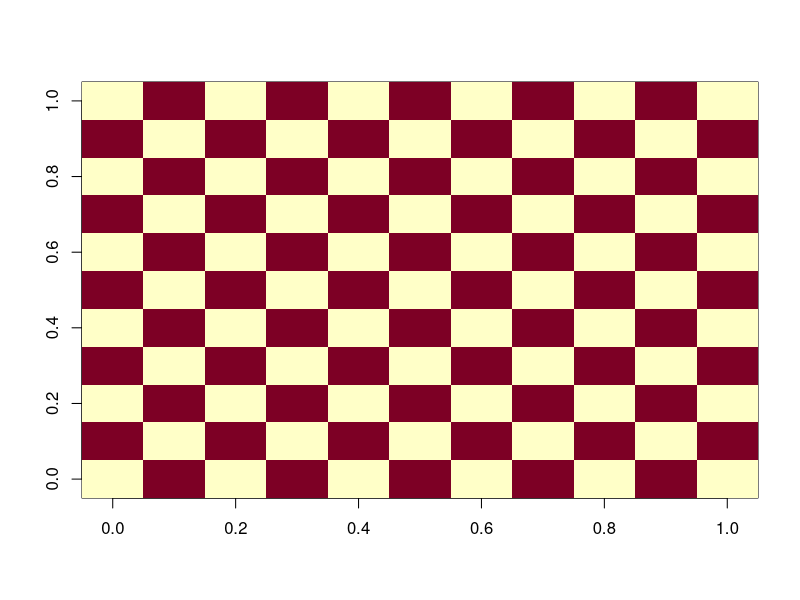

Reproduce this figure in R. (Note: this script raises an error after producing the figure.)
# 90 degree clockwise rotation of R matrix
rotate <- function(x) t(apply(x, 2, rev))

# Plot chessboard with knight's moves.
plot_board = function(board){
  mx = matrix(rep(c(0, 1), ceiling(M*N/2)), nrow=M, ncol=N)
  image(mx)
  for (i in 1:M){
    for (j in 1:N){
      text((i-1)/10, (j-1)/10, board[i, j], cex=dig)
    }
  }
}

# Get value on a board position.
getboard = function (position) board[position[1], position[2]] 

# Set value on a board position.
setboard = function (position, x) board[position[1], position[2]] <<- x

# Knight moves.
hops = cbind(c(-2, -1), 
             c(-1, -2), 
             c(+1, -2), 
             c(+2, -1),
             c(+2, +1), 
             c(+1, +2), 
             c(-1, +2), 
             c(-2, +1))

# Validate a move.
valid = function (move) all(1 <= move & move <= c(M, N)) && (getboard(move) == 0)

# Moves possible from a given position.
explore = function (position) {
  moves = position + hops
  cbind(moves[, apply(moves, 2, valid)])
}

# Possible moves sorted according to their Wornsdorff cost.
candidates = function (position) {
  moves = explore(position)
  
  # No candidate moves available.
  if (ncol(moves) == 0) { return(moves) }
  
  wcosts = apply(moves, 2, function (position) { ncol(explore(position)) })
  cbind(moves[, order(wcosts)])
}

# Recursive function for touring the chess board.
knightTour = function (position, moveN) {
  
    # Tour Complete.
    if (moveN > (M * N)) {
      plot_board(rotate(board))
      print(board)
      quit()
    }
    
    # Available moves.
    moves = candidates(position) 
    
    # None possible. Backtrack.
    if (ncol(moves) == 0) { return() }
    
    # Make a move, and continue the tour.
    apply(moves, 2, function (position) {
      setboard(position, moveN)
      knightTour(position, moveN + 1)
      setboard(position, 0)
    })
}

########################################################

# M x N Chess Board.
M = 11
N = 11

# Starting position.
x0 = 1
y0 = 1

# Begin tour.
board = matrix(0, nrow = M, ncol = N)
position = c(x0, y0)
setboard(position, 1)
knightTour(position, 2)

